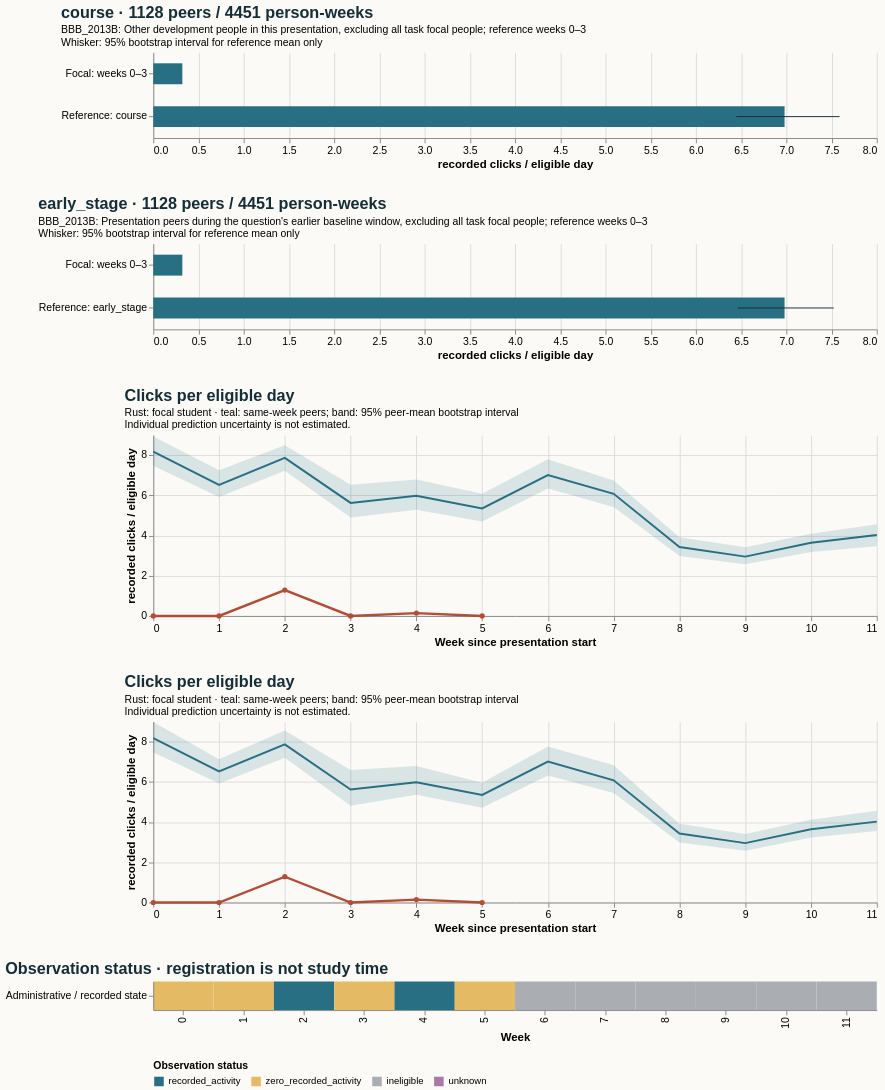

Write a Vega-Lite specification for this figure.
### Vega-Lite specification from a JSON file in a GitHub repository (floating-point values rounded to 4 significant figures)
{"$schema": "https://vega.github.io/schema/vega-lite/v5.20.1.json", "config": {"axis": {"labelFontSize": 11, "titleFontSize": 12}, "background": "#fbfaf7", "font": "sans-serif", "title": {"anchor": "start", "color": "#142e38", "fontSize": 17, "subtitleFontSize": 11}, "view": {"continuousHeight": 300, "continuousWidth": 300, "stroke": null}}, "datasets": {"data-0c9b1b8a6aafc00edba3da8f5ecd5104": [{"hi": null, "lo": null, "series": "Focal: weeks 0–3", "value": 0.3214}, {"hi": 7.524, "lo": 6.464, "series": "Reference: early_stage", "value": 6.98}], "data-384e228b3901c7a3fc8f4dc9812107fe": [{"end_day": 6, "focal_value": 0.0, "peer_ci_high": 8.931, "peer_ci_low": 7.468, "peer_mean": 8.174, "peer_observations": 1127, "peer_people": 1127, "reference": "course", "unit": "recorded clicks / eligible day", "week": 0}, {"end_day": 13, "focal_value": 0.0, "peer_ci_high": 7.246, "peer_ci_low": 5.919, "peer_mean": 6.521, "peer_observations": 1121, "peer_people": 1121, "reference": "course", "unit": "recorded clicks / eligible day", "week": 1}, {"end_day": 20, "focal_value": 1.286, "peer_ci_high": 8.492, "peer_ci_low": 7.226, "peer_mean": 7.865, "peer_observations": 1105, "peer_people": 1105, "reference": "course", "unit": "recorded clicks / eligible day", "week": 2}, {"end_day": 27, "focal_value": 0.0, "peer_ci_high": 6.529, "peer_ci_low": 4.904, "peer_mean": 5.625, "peer_observations": 1098, "peer_people": 1098, "reference": "course", "unit": "recorded clicks / eligible day", "week": 3}, {"end_day": 34, "focal_value": 0.1429, "peer_ci_high": 6.783, "peer_ci_low": 5.283, "peer_mean": 5.982, "peer_observations": 1065, "peer_people": 1065, "reference": "course", "unit": "recorded clicks / eligible day", "week": 4}, {"end_day": 41, "focal_value": 0.0, "peer_ci_high": 6.074, "peer_ci_low": 4.696, "peer_mean": 5.35, "peer_observations": 1058, "peer_people": 1058, "reference": "course", "unit": "recorded clicks / eligible day", "week": 5}, {"end_day": 48, "focal_value": null, "peer_ci_high": 7.793, "peer_ci_low": 6.344, "peer_mean": 7.012, "peer_observations": 1050, "peer_people": 1050, "reference": "course", "unit": "recorded clicks / eligible day", "week": 6}, {"end_day": 55, "focal_value": null, "peer_ci_high": 6.738, "peer_ci_low": 5.425, "peer_mean": 6.076, "peer_observations": 1034, "peer_people": 1034, "reference": "course", "unit": "recorded clicks / eligible day", "week": 7}, {"end_day": 62, "focal_value": null, "peer_ci_high": 3.911, "peer_ci_low": 2.983, "peer_mean": 3.431, "peer_observations": 1024, "peer_people": 1024, "reference": "course", "unit": "recorded clicks / eligible day", "week": 8}, {"end_day": 69, "focal_value": null, "peer_ci_high": 3.418, "peer_ci_low": 2.567, "peer_mean": 2.953, "peer_observations": 1007, "peer_people": 1007, "reference": "course", "unit": "recorded clicks / eligible day", "week": 9}, {"end_day": 76, "focal_value": null, "peer_ci_high": 4.09, "peer_ci_low": 3.183, "peer_mean": 3.642, "peer_observations": 1001, "peer_people": 1001, "reference": "course", "unit": "recorded clicks / eligible day", "week": 10}, {"end_day": 83, "focal_value": null, "peer_ci_high": 4.568, "peer_ci_low": 3.466, "peer_mean": 4.025, "peer_observations": 996, "peer_people": 996, "reference": "course", "unit": "recorded clicks / eligible day", "week": 11}], "data-6772d4b3562c09d0cd293e83368bddeb": [{"hi": null, "lo": null, "series": "Focal: weeks 0–3", "value": 0.3214}, {"hi": 7.589, "lo": 6.447, "series": "Reference: course", "value": 6.98}], "data-6a6ed148f49edc1210654c826e7fd42b": [{"end_day": 6, "focal_value": 0.0, "peer_ci_high": 8.984, "peer_ci_low": 7.471, "peer_mean": 8.174, "peer_observations": 1127, "peer_people": 1127, "reference": "early_stage", "unit": "recorded clicks / eligible day", "week": 0}, {"end_day": 13, "focal_value": 0.0, "peer_ci_high": 7.133, "peer_ci_low": 5.923, "peer_mean": 6.521, "peer_observations": 1121, "peer_people": 1121, "reference": "early_stage", "unit": "recorded clicks / eligible day", "week": 1}, {"end_day": 20, "focal_value": 1.286, "peer_ci_high": 8.563, "peer_ci_low": 7.2, "peer_mean": 7.865, "peer_observations": 1105, "peer_people": 1105, "reference": "early_stage", "unit": "recorded clicks / eligible day", "week": 2}, {"end_day": 27, "focal_value": 0.0, "peer_ci_high": 6.593, "peer_ci_low": 4.814, "peer_mean": 5.625, "peer_observations": 1098, "peer_people": 1098, "reference": "early_stage", "unit": "recorded clicks / eligible day", "week": 3}, {"end_day": 34, "focal_value": 0.1429, "peer_ci_high": 6.787, "peer_ci_low": 5.361, "peer_mean": 5.982, "peer_observations": 1065, "peer_people": 1065, "reference": "early_stage", "unit": "recorded clicks / eligible day", "week": 4}, {"end_day": 41, "focal_value": 0.0, "peer_ci_high": 5.96, "peer_ci_low": 4.709, "peer_mean": 5.35, "peer_observations": 1058, "peer_people": 1058, "reference": "early_stage", "unit": "recorded clicks / eligible day", "week": 5}, {"end_day": 48, "focal_value": null, "peer_ci_high": 7.756, "peer_ci_low": 6.316, "peer_mean": 7.012, "peer_observations": 1050, "peer_people": 1050, "reference": "early_stage", "unit": "recorded clicks / eligible day", "week": 6}, {"end_day": 55, "focal_value": null, "peer_ci_high": 6.828, "peer_ci_low": 5.449, "peer_mean": 6.076, "peer_observations": 1034, "peer_people": 1034, "reference": "early_stage", "unit": "recorded clicks / eligible day", "week": 7}, {"end_day": 62, "focal_value": null, "peer_ci_high": 3.916, "peer_ci_low": 2.99, "peer_mean": 3.431, "peer_observations": 1024, "peer_people": 1024, "reference": "early_stage", "unit": "recorded clicks / eligible day", "week": 8}, {"end_day": 69, "focal_value": null, "peer_ci_high": 3.408, "peer_ci_low": 2.577, "peer_mean": 2.953, "peer_observations": 1007, "peer_people": 1007, "reference": "early_stage", "unit": "recorded clicks / eligible day", "week": 9}, {"end_day": 76, "focal_value": null, "peer_ci_high": 4.115, "peer_ci_low": 3.234, "peer_mean": 3.642, "peer_observations": 1001, "peer_people": 1001, "reference": "early_stage", "unit": "recorded clicks / eligible day", "week": 10}, {"end_day": 83, "focal_value": null, "peer_ci_high": 4.568, "peer_ci_low": 3.557, "peer_mean": 4.025, "peer_observations": 996, "peer_people": 996, "reference": "early_stage", "unit": "recorded clicks / eligible day", "week": 11}], "data-db89edfe90cd932c9c2f2a7b8596f721": [{"eligible_days": 7.0, "end_day": 6, "logging_completeness": "unknown", "observation_status": "zero_recorded_activity", "row": "Administrative / recorded state", "score_status": "withheld_release_time_unknown", "start_day": 0, "value": 0.0, "week": 0}, {"eligible_days": 7.0, "end_day": 13, "logging_completeness": "unknown", "observation_status": "zero_recorded_activity", "row": "Administrative / recorded state", "score_status": "withheld_release_time_unknown", "start_day": 7, "value": 0.0, "week": 1}, {"eligible_days": 7.0, "end_day": 20, "logging_completeness": "unknown", "observation_status": "recorded_activity", "row": "Administrative / recorded state", "score_status": "withheld_release_time_unknown", "start_day": 14, "value": 1.286, "week": 2}, {"eligible_days": 7.0, "end_day": 27, "logging_completeness": "unknown", "observation_status": "zero_recorded_activity", "row": "Administrative / recorded state", "score_status": "withheld_release_time_unknown", "start_day": 21, "value": 0.0, "week": 3}, {"eligible_days": 7.0, "end_day": 34, "logging_completeness": "unknown", "observation_status": "recorded_activity", "row": "Administrative / recorded state", "score_status": "withheld_release_time_unknown", "start_day": 28, "value": 0.1429, "week": 4}, {"eligible_days": 7.0, "end_day": 41, "logging_completeness": "unknown", "observation_status": "zero_recorded_activity", "row": "Administrative / recorded state", "score_status": "withheld_release_time_unknown", "start_day": 35, "value": 0.0, "week": 5}, {"eligible_days": 0.0, "end_day": 48, "logging_completeness": "unknown", "observation_status": "ineligible", "row": "Administrative / recorded state", "score_status": "withheld_release_time_unknown", "start_day": 42, "value": null, "week": 6}, {"eligible_days": 0.0, "end_day": 55, "logging_completeness": "unknown", "observation_status": "ineligible", "row": "Administrative / recorded state", "score_status": "withheld_release_time_unknown", "start_day": 49, "value": null, "week": 7}, {"eligible_days": 0.0, "end_day": 62, "logging_completeness": "unknown", "observation_status": "ineligible", "row": "Administrative / recorded state", "score_status": "withheld_release_time_unknown", "start_day": 56, "value": null, "week": 8}, {"eligible_days": 0.0, "end_day": 69, "logging_completeness": "unknown", "observation_status": "ineligible", "row": "Administrative / recorded state", "score_status": "withheld_release_time_unknown", "start_day": 63, "value": null, "week": 9}, {"eligible_days": 0.0, "end_day": 76, "logging_completeness": "unknown", "observation_status": "ineligible", "row": "Administrative / recorded state", "score_status": "withheld_release_time_unknown", "start_day": 70, "value": null, "week": 10}, {"eligible_days": 0.0, "end_day": 83, "logging_completeness": "unknown", "observation_status": "ineligible", "row": "Administrative / recorded state", "score_status": "withheld_release_time_unknown", "start_day": 77, "value": null, "week": 11}]}, "resolve": {"scale": {"color": "independent"}}, "spacing": 28, "vconcat": [{"data": {"name": "data-6772d4b3562c09d0cd293e83368bddeb"}, "height": 90, "layer": [{"encoding": {"x": {"field": "value", "scale": {"domain": [0, 7.968], "zero": true}, "title": "recorded clicks / eligible day", "type": "quantitative"}, "y": {"field": "series", "sort": null, "title": null, "type": "nominal"}}, "mark": {"color": "#286f83", "size": 22, "type": "bar"}}, {"encoding": {"x": {"field": "lo", "type": "quantitative"}, "x2": {"field": "hi"}, "y": {"field": "series", "sort": null, "title": null, "type": "nominal"}}, "mark": {"color": "#142e38", "type": "rule"}}], "title": {"subtitle": ["BBB_2013B: Other development people in this presentation, excluding all task focal people; reference weeks 0–3", "Whisker: 95% bootstrap interval for reference mean only"], "text": "course · 1128 peers / 4451 person-weeks"}, "width": 760}, {"data": {"name": "data-0c9b1b8a6aafc00edba3da8f5ecd5104"}, "height": 90, "layer": [{"encoding": {"x": {"field": "value", "scale": {"domain": [0, 7.968], "zero": true}, "title": "recorded clicks / eligible day", "type": "quantitative"}, "y": {"field": "series", "sort": null, "title": null, "type": "nominal"}}, "mark": {"color": "#286f83", "size": 22, "type": "bar"}}, {"encoding": {"x": {"field": "lo", "type": "quantitative"}, "x2": {"field": "hi"}, "y": {"field": "series", "sort": null, "title": null, "type": "nominal"}}, "mark": {"color": "#142e38", "type": "rule"}}], "title": {"subtitle": ["BBB_2013B: Presentation peers during the question's earlier baseline window, excluding all task focal people; reference weeks 0–3", "Whisker: 95% bootstrap interval for reference mean only"], "text": "early_stage · 1128 peers / 4451 person-weeks"}, "width": 760}, {"data": {"name": "data-384e228b3901c7a3fc8f4dc9812107fe"}, "height": 190, "layer": [{"encoding": {"x": {"axis": {"tickMinStep": 1}, "field": "week", "title": "Week since presentation start", "type": "quantitative"}, "y": {"field": "peer_ci_low", "scale": {"zero": true}, "title": "recorded clicks / eligible day", "type": "quantitative"}, "y2": {"field": "peer_ci_high"}}, "mark": {"color": "#286f83", "opacity": 0.16, "type": "area"}}, {"encoding": {"tooltip": [{"field": "week", "type": "quantitative"}, {"field": "peer_mean", "type": "quantitative"}, {"field": "peer_people", "type": "quantitative"}, {"field": "peer_observations", "type": "quantitative"}], "x": {"field": "week", "type": "quantitative"}, "y": {"field": "peer_mean", "type": "quantitative"}}, "mark": {"color": "#286f83", "strokeWidth": 2, "type": "line"}}, {"encoding": {"tooltip": [{"field": "week", "type": "quantitative"}, {"field": "focal_value", "type": "quantitative"}], "x": {"field": "week", "type": "quantitative"}, "y": {"field": "focal_value", "type": "quantitative"}}, "mark": {"color": "#b64c35", "point": {"color": "#b64c35"}, "strokeWidth": 2.5, "type": "line"}}], "title": {"subtitle": ["Rust: focal student · teal: same-week peers; band: 95% peer-mean bootstrap interval", "Individual prediction uncertainty is not estimated."], "text": "Clicks per eligible day"}, "width": 760}, {"data": {"name": "data-6a6ed148f49edc1210654c826e7fd42b"}, "height": 190, "layer": [{"encoding": {"x": {"axis": {"tickMinStep": 1}, "field": "week", "title": "Week since presentation start", "type": "quantitative"}, "y": {"field": "peer_ci_low", "scale": {"zero": true}, "title": "recorded clicks / eligible day", "type": "quantitative"}, "y2": {"field": "peer_ci_high"}}, "mark": {"color": "#286f83", "opacity": 0.16, "type": "area"}}, {"encoding": {"tooltip": [{"field": "week", "type": "quantitative"}, {"field": "peer_mean", "type": "quantitative"}, {"field": "peer_people", "type": "quantitative"}, {"field": "peer_observations", "type": "quantitative"}], "x": {"field": "week", "type": "quantitative"}, "y": {"field": "peer_mean", "type": "quantitative"}}, "mark": {"color": "#286f83", "strokeWidth": 2, "type": "line"}}, {"encoding": {"tooltip": [{"field": "week", "type": "quantitative"}, {"field": "focal_value", "type": "quantitative"}], "x": {"field": "week", "type": "quantitative"}, "y": {"field": "focal_value", "type": "quantitative"}}, "mark": {"color": "#b64c35", "point": {"color": "#b64c35"}, "strokeWidth": 2.5, "type": "line"}}], "title": {"subtitle": ["Rust: focal student · teal: same-week peers; band: 95% peer-mean bootstrap interval", "Individual prediction uncertainty is not estimated."], "text": "Clicks per eligible day"}, "width": 760}, {"data": {"name": "data-db89edfe90cd932c9c2f2a7b8596f721"}, "encoding": {"color": {"field": "observation_status", "legend": {"labelLimit": 260, "orient": "bottom"}, "scale": {"domain": ["recorded_activity", "zero_recorded_activity", "ineligible", "unknown"], "range": ["#286f83", "#e4bb64", "#aaaeb3", "#ac78a5"]}, "title": "Observation status", "type": "nominal"}, "tooltip": [{"field": "week", "type": "quantitative"}, {"field": "eligible_days", "type": "quantitative"}, {"field": "observation_status", "type": "nominal"}, {"field": "logging_completeness", "type": "nominal"}], "x": {"field": "week", "title": "Week", "type": "ordinal"}, "y": {"field": "row", "title": null, "type": "nominal"}}, "height": 30, "mark": {"type": "rect"}, "title": "Observation status · registration is not study time", "width": 760}]}
